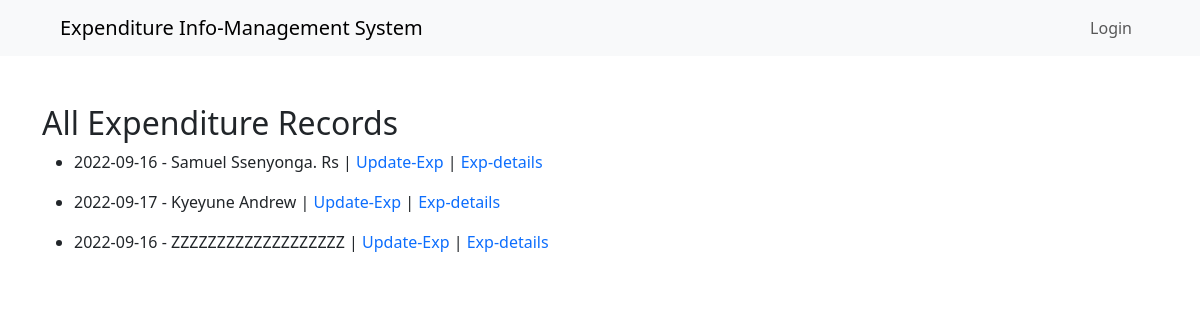
Page /all-expenditure-records on the committed database.
### EIMS/models.py (models this page shows, shortened)
class Expenditure(models.Model):
    id = models.UUIDField(auto_created=True, primary_key=True, unique=True, editable=False, default=uuid.uuid4)
    uploaded_by = models.ForeignKey(NewUser, on_delete=models.CASCADE, blank=True, null=True)
    date = models.DateField()
    expense_category = models.CharField(max_length=255)
    vendor_payee = models.CharField(max_length=255)
    description = models.TextField()
    amount = models.DecimalField(max_digits=10, decimal_places=2)
    def __str__(self):
        return f"{self.date} - {self.vendor_payee}"

### EIMS/views.py (the view)
# urls.py: path('all-expenditure-records', views.allExpRecords, name='allexp'),
def allExpRecords(request):
    allexp = Expenditure.objects.all()
    context = {
        'allexp' : allexp,
    }
    return render(request, 'app_pages/allexp-records.html', context)

### templates/app_pages/allexp-records.html
{% extends "copyfrom/main.html" %}
{% block content %}
<h2>All Expenditure Records</h2>
{% if allexp %}
{% for all in allexp %}
<ul>
    <li>
        {{all}} | <a class="text-decoration-none" href="{% url 'update-exp' all.id %}">Update-Exp</a> | <a class="text-decoration-none" href="{% url 'exp-details' all.id %}">Exp-details</a>
    </li>
</ul>
{% endfor %}
{% else %}
<p>No Expenditure records found...!</p>
{% endif %}
{% endblock %}

### rows in the picture
Expenditure: date+vendor_payee "2022-09-16 - Samuel Ssenyonga. Rs"
Expenditure: date+vendor_payee "2022-09-17 - Kyeyune Andrew"
Expenditure: date+vendor_payee "2022-09-16 - ZZZZZZZZZZZZZZZZZZZ"
